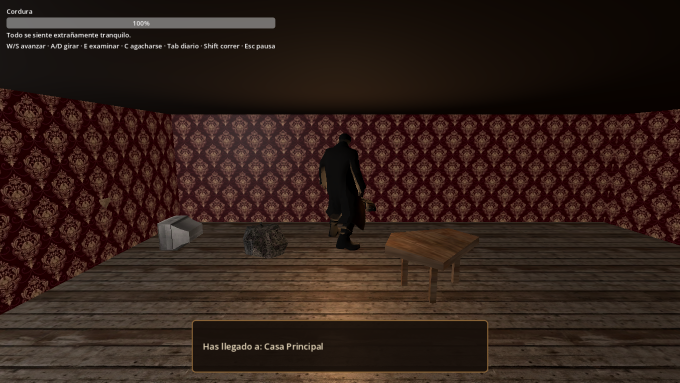
#> input picture docs/screenshots/casa_sala.png, 1360 x 765 px (shown at 1/2 size)
$ python -i build_promo_trailer.py   (imports and definitions only)
#> lines starting #> are read from the running program, lines starting #| are printed output that depends on the picture
#> further down, picture is the input picture: PIL image 1360x765 RGBA; mean R, G, B, A 49.7, 32.2, 25.4, 255
#!/usr/bin/env python3
"""Build an 84.833-second game trailer with live Godot footage, narration and music."""

from __future__ import annotations

import argparse
import json
import math
import shutil
import struct
import subprocess
import tempfile
from functools import lru_cache
from pathlib import Path

from PIL import Image, ImageDraw, ImageEnhance, ImageFilter, ImageFont


ROOT = Path(__file__).resolve().parents[1]
WIDTH, HEIGHT, FPS = 1280, 720, 24
TOTAL_FRAMES = 2036  # Duración comprobada de persecucion.ogg a 24 fps: 84.833333 s
CACHE_VERSION = "promo-gameplay-elevenlabs-scream-v10"

GAMEPLAY = [
    ("camino", 0, "UNA DESAPARICIÓN LO TRAE AQUÍ", "EL INSPECTOR SIGUE EL CAMINO A LA FINCA."),
    ("bosque", 0, "EL BOSQUE ALTERA TODO", "SUS SENTIDOS Y RECUERDOS EMPIEZAN A FALLAR."),
    ("casa", 0, "LA CASA ESCONDE LAS PRUEBAS", "EXAMINA FOTOGRAFÍAS, OBJETOS Y NOTAS."),
	("laberinto", 0, "GRAPPER TE ACORRALA", "CORRE. EL LABERINTO NO TIENE UNA SALIDA FÁCIL."),
]

STILLS = [
    ("casa_sala.png", "RECONSTRUYE LA HISTORIA", "CADA HABITACIÓN REVELA OTRA PARTE DEL CASO."),
    ("atico.png", "HAY ALGO SOBRE EL TECHO", "SIGUE LAS PISTAS HASTA EL ÁTICO."),
    ("establo.png", "LOS ANIMALES CAMBIARON", "LA CORRUPCIÓN TAMBIÉN ALCANZÓ EL ESTABLO."),
    ("pozo.png", "EL AGUA LO CAMBIÓ TODO", "NADA VOLVIÓ A SER NORMAL DESPUÉS DE BEBER."),
    ("campo_cultivo.png", "LA TIERRA YA NO ES LA MISMA", "ALGO CRECE BAJO LOS CULTIVOS."),
    ("bosque.png", "EL CAMINO NO PARECE REAL", "LA FINCA QUEDA CADA VEZ MÁS LEJOS."),
    ("camino_entrada.png", "NO HAY NADIE QUE PUEDA AYUDARTE", "LA NIEBLA BORRA EL CAMINO DE REGRESO."),
    ("laberinto.png", "GRAPPER SE ACERCA", "¿ES UNA CRIATURA O UNA MENTE QUE SE QUIEBRA?"),
    ("crater_meteorito.png", "UN COLOR CAYÓ DEL CIELO", "EL ORIGEN DE UN HORROR CÓSMICO."),
]

INTRO_FRAMES = 120
GAMEPLAY_FRAMES = 132
STILL_FRAMES = 137
SCREAM_FRAMES = 36
OUTRO_FRAMES = TOTAL_FRAMES - INTRO_FRAMES - len(GAMEPLAY) * GAMEPLAY_FRAMES - len(STILLS) * STILL_FRAMES - SCREAM_FRAMES


# [17 lines left out: functions locate_font, cover, not called in this run]


@lru_cache(maxsize=1)
def vignette_mask() -> Image.Image:
    small_w, small_h = WIDTH // 4, HEIGHT // 4
    vignette = Image.new("L", (small_w, small_h), 0)
    px = vignette.load()
    cx, cy = small_w / 2, small_h / 2
    max_dist = math.sqrt(cx * cx + cy * cy)
    for y in range(small_h):
        for x in range(small_w):
            d = math.sqrt((x - cx) ** 2 + (y - cy) ** 2) / max_dist
            px[x, y] = int(max(0, min(82, (d ** 1.7) * 82)))
    return vignette.resize((WIDTH, HEIGHT), Image.Resampling.BICUBIC).filter(ImageFilter.GaussianBlur(12))


def atmospheric_grade(image: Image.Image) -> Image.Image:
    image = ImageEnhance.Color(image).enhance(0.78)
    image = ImageEnhance.Contrast(image).enhance(1.05)
    image = ImageEnhance.Brightness(image).enhance(0.94)
    shade = Image.new("RGBA", image.size, (6, 9, 12, 20))
    image = Image.alpha_composite(image.convert("RGBA"), shade)
    dark = Image.new("RGBA", image.size, (0, 0, 0, 0))
#> dark: PIL image 1360x765 RGBA; every value is 0
    dark.putalpha(vignette_mask())
#> in vignette_mask, `vignette = Image.new("L", (small_w, small_h), 0)`: vignette: PIL image 320x180 L; every value is 0
#> in vignette_mask, `return vignette.resize((WIDTH, HEIGHT), Image.Resampling.BICUBIC).filt..`:
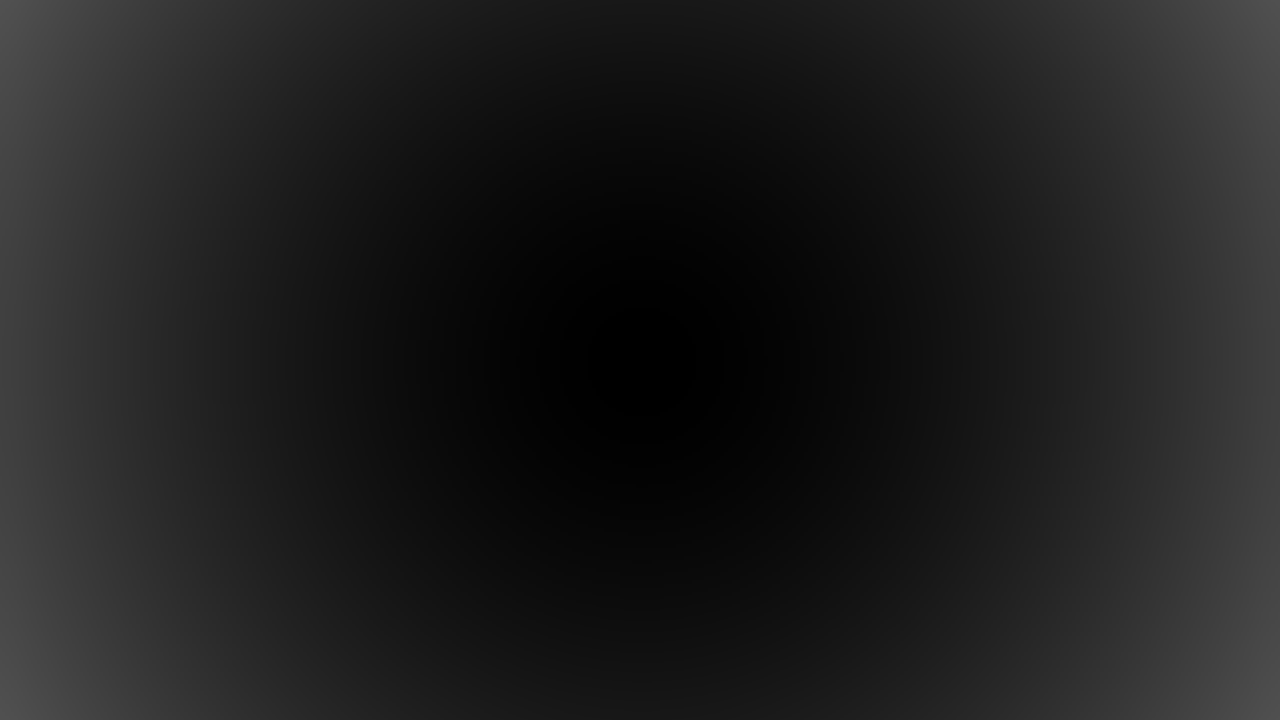
#> returned value: PIL image 1280x720 L; min 0, max 81, mean 30.6
    return Image.alpha_composite(image, dark)


# [207 lines left out: functions overlay_copy, title_card, make_timeline, normalize_mp4_timeline, not called in this run]


BLENDER_SCRIPT = r'''import bpy, json, sys
from pathlib import Path
cfg_path = Path(sys.argv[sys.argv.index("--") + 1])
cfg = json.loads(cfg_path.read_text(encoding="utf-8"))
scene = bpy.context.scene
scene.render.resolution_x = cfg["width"]
scene.render.resolution_y = cfg["height"]
scene.render.resolution_percentage = 100
scene.render.fps = cfg["fps"]
scene.render.image_settings.media_type = "VIDEO"
scene.render.image_settings.file_format = "FFMPEG"
scene.render.ffmpeg.format = "MPEG4"
scene.render.ffmpeg.codec = "H264"
scene.render.ffmpeg.constant_rate_factor = "HIGH"
scene.render.ffmpeg.audio_codec = "AAC"
scene.render.ffmpeg.audio_bitrate = 192
scene.render.filepath = cfg["output"]
scene.render.image_settings.color_mode = "RGB"
scene.view_settings.view_transform = "Standard"
editor = scene.sequence_editor_create()
strips = editor.strips if hasattr(editor, "strips") else editor.sequences
frames = cfg["frames"]
first = strips.new_image("Juego · montaje promocional", frames[0], channel=1, frame_start=1)
for p in frames[1:]:
    first.elements.append(Path(p).name)
first.frame_final_duration = len(frames)
sound = strips.new_sound("Música de persecución", cfg["soundtrack"], channel=2, frame_start=1)
sound.volume = 0.0
sound.keyframe_insert(data_path="volume", frame=1)
sound.volume = 0.20
sound.keyframe_insert(data_path="volume", frame=36)
sound.volume = 0.24
sound.keyframe_insert(data_path="volume", frame=120)
sound.volume = 0.32
sound.keyframe_insert(data_path="volume", frame=900)
sound.volume = 0.48
sound.keyframe_insert(data_path="volume", frame=1540)
sound.volume = 0.56
sound.keyframe_insert(data_path="volume", frame=len(frames) - 36)
sound.volume = 0.0
sound.keyframe_insert(data_path="volume", frame=len(frames))
voice = strips.new_sound("Narración dramática en español", cfg["voice"], channel=3, frame_start=28)
voice.volume = 0.0
voice.keyframe_insert(data_path="volume", frame=28)
voice.volume = 0.92
voice.keyframe_insert(data_path="volume", frame=56)
voice.volume = 0.92
voice.keyframe_insert(data_path="volume", frame=min(len(frames) - 24, voice.frame_final_end - 20))
voice.volume = 0.0
voice.keyframe_insert(data_path="volume", frame=min(len(frames), voice.frame_final_end))
scream = strips.new_sound("Grito distorsionado del Grapper", cfg["scream"], channel=4,
                          frame_start=cfg["scream_start"])
scream.volume = 0.0
scream.keyframe_insert(data_path="volume", frame=cfg["scream_start"])
scream.volume = 1.0
scream.keyframe_insert(data_path="volume", frame=cfg["scream_start"] + 2)
scream.volume = 0.0
scream.keyframe_insert(data_path="volume", frame=min(len(frames), cfg["scream_start"] + 34))
scene.frame_start = 1
scene.frame_end = len(frames)
scene.render.use_sequencer = True
scene.render.use_file_extension = True
scene.render.image_settings.color_depth = "8"
bpy.ops.wm.save_as_mainfile(filepath=cfg["blend"])
bpy.ops.render.render(animation=True)
'''


# [67 lines left out: function main, not called in this run]


# [2 lines not run here, left out]

>>> from PIL import Image
>>> picture = Image.open('../docs/screenshots/casa_sala.png')
#> (the run stopped early here; a loop or call above may not have finished)

$ run again, on docs/screenshots/casa_principal.png
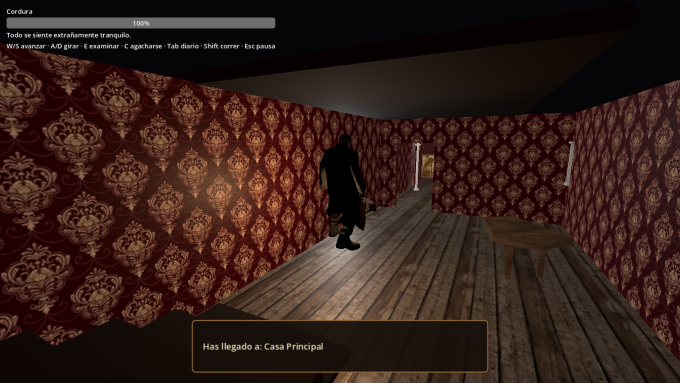
#> input picture docs/screenshots/casa_principal.png, 1360 x 765 px (shown at 1/2 size)
#> picture is the input picture: PIL image 1360x765 RGBA; mean R, G, B, A 52.4, 30.9, 25, 255
#> in atmospheric_grade, `image = Image.alpha_composite(image.convert("RGBA"), shade)`:
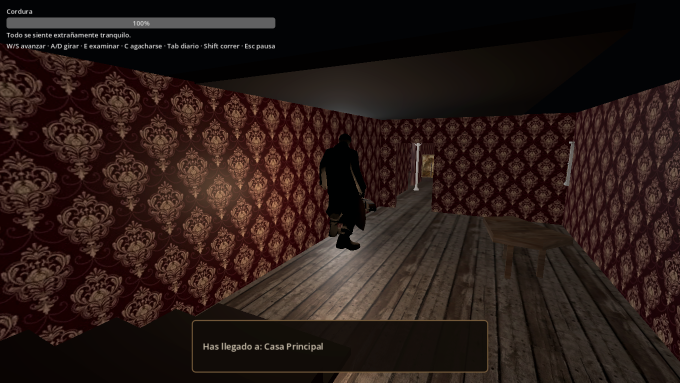
#> image: PIL image 1360x765 RGBA (shown at 1/2 size); mean R, G, B, A 42.1, 27.3, 23.3, 255
#> dark: PIL image 1360x765 RGBA; every value is 0
#> vignette: PIL image 320x180 L; every value is 0
